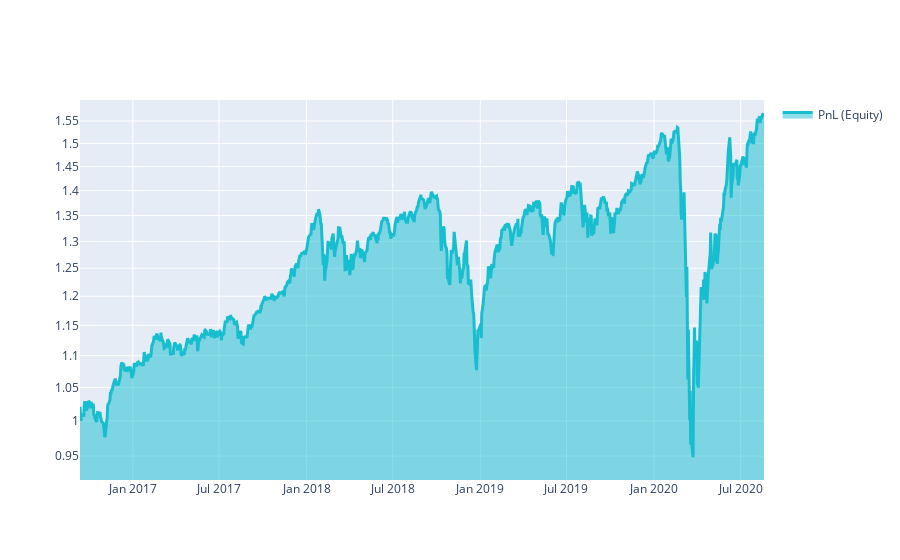

Notebook cell for this chart:
### Code cell
# show plot with profit and losses:
performance = stat.to_pandas()["equity"]
qngraph.make_plot_filled(performance.index, performance, name="PnL (Equity)", type="log")

### Figure 1 — Plotly figure (JSON) as saved in the notebook; plotly's stock layout.template omitted (floating-point values rounded to 4 significant figures; data arrays with more than 128 entries replaced by an {"elided": "..."} marker saying what was removed)
{"data": [{"fill": "tonexty", "line": {"color": "#17BECF", "width": 3}, "name": "PnL (Equity)", "type": "scatter", "x": {"elided": "992 str values"}, "y": {"elided": "992 float values"}}], "layout": {"showlegend": true, "yaxis": {"range": [-0.03745, 0.2037], "type": "log"}}}
